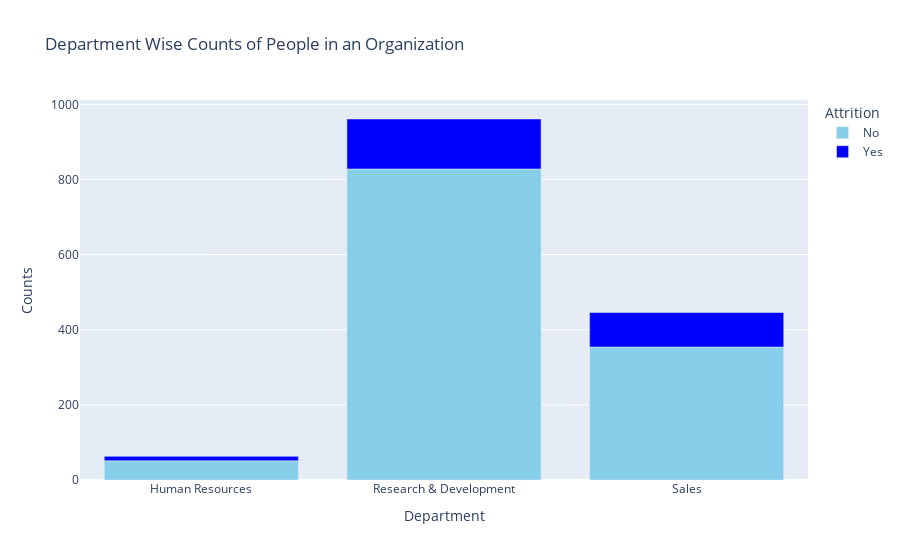

The notebook cell saved with this chart:
### Markdown cell above
As seen in the above chart, the attrition rate is evidently high at very low income levels - less than 5k monthly. This decreases further but a minor spike is noticed around 10k - indicating the middle class liveliood. They tend to shift towards a better standard of living, and hence move to a different job. When the monthly income is pretty decent, the chances of an employee leaving the organization is low- as seen by the flat line

### Code cell
color_map2 = {'Yes': 'blue', 'No': 'skyblue'}
dept_att=df.groupby(['Department','Attrition']).apply(lambda x:x['DailyRate'].count()).reset_index(name='Counts')
px.bar(dept_att, x='Department', y='Counts', color='Attrition', title='Department Wise Counts of People in an Organization',
             color_discrete_map=color_map2)

### Figure 1 — Plotly figure (JSON) as saved in the notebook; plotly's stock layout.template omitted (floating-point values rounded to 4 significant figures)
{"data": [{"alignmentgroup": "True", "hovertemplate": "Attrition=No<br>Department=%{x}<br>Counts=%{y}<extra></extra>", "legendgroup": "No", "marker": {"color": "skyblue", "pattern": {"shape": ""}}, "name": "No", "offsetgroup": "No", "orientation": "v", "showlegend": true, "textposition": "auto", "type": "bar", "x": ["Human Resources", "Research & Development", "Sales"], "xaxis": "x", "y": [51, 828, 354], "yaxis": "y"}, {"alignmentgroup": "True", "hovertemplate": "Attrition=Yes<br>Department=%{x}<br>Counts=%{y}<extra></extra>", "legendgroup": "Yes", "marker": {"color": "blue", "pattern": {"shape": ""}}, "name": "Yes", "offsetgroup": "Yes", "orientation": "v", "showlegend": true, "textposition": "auto", "type": "bar", "x": ["Human Resources", "Research & Development", "Sales"], "xaxis": "x", "y": [12, 133, 92], "yaxis": "y"}], "layout": {"barmode": "relative", "legend": {"title": {"text": "Attrition"}, "tracegroupgap": 0}, "title": {"text": "Department Wise Counts of People in an Organization"}, "xaxis": {"anchor": "y", "domain": [0, 1], "title": {"text": "Department"}}, "yaxis": {"anchor": "x", "domain": [0, 1], "title": {"text": "Counts"}}}}
